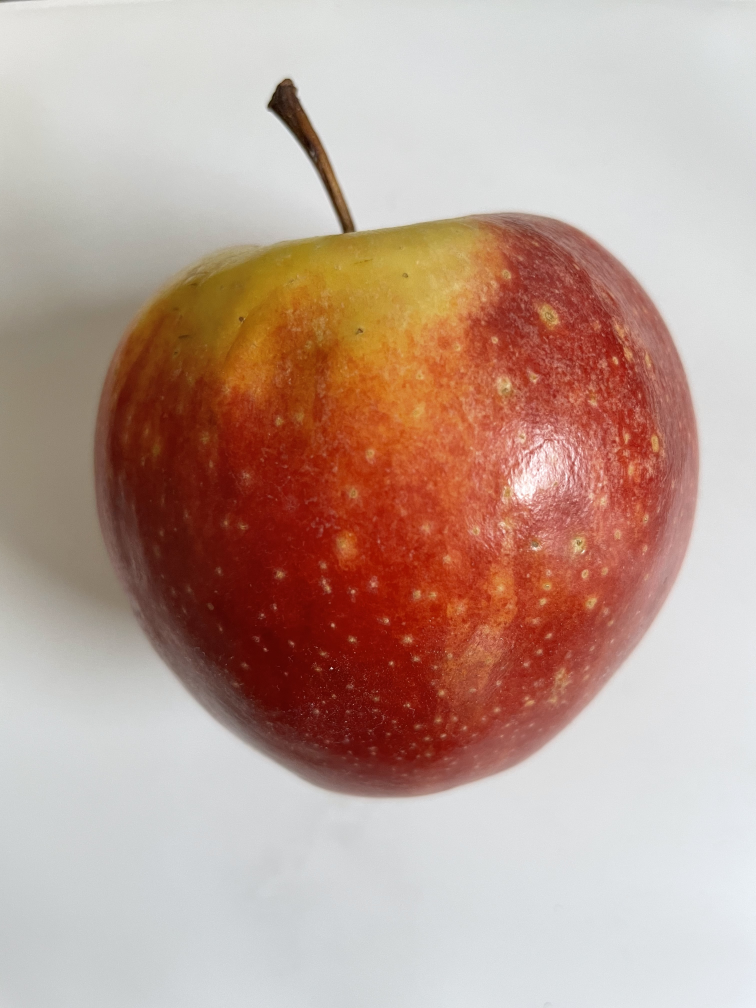
#> input picture app/uploads/IMG_0731.JPG, 3024 x 4032 px, given as the content of the folder train, which was not available (shown at 1/4 size)
$ python -i create_dt.py   (imports and definitions only)
#> lines starting #> are read from the running program, lines starting #| are printed output that depends on the picture; pictures that were not available may be replaced by others from this repository, and a replacement may not be noted
import cv2
import numpy as np
import os
import pickle
from sklearn import tree

def build_decision_tree(samples, labels):
    samples = np.array(samples)
    samples = samples.reshape(samples.shape[0], 75)
    print(samples.shape)
    clf = tree.DecisionTreeClassifier()
    clf = clf.fit(np.array(samples), labels)
    return clf

def get_dataset(train_path):
    samples = []
    labels = []
    for label in os.listdir(train_path):
        if not (label == '.DS_Store'):
            for img_file in os.listdir(train_path + '/' + label):
                if not (img_file == '.DS_Store'):
                    file_path = train_path + '/' + label + '/' + img_file
                    hsv_tiles = img_to_hsv_tiles(file_path, 100, 5, 0.2)
                    for hsv_tile in hsv_tiles:
                        samples.append(hsv_tile)
                        labels.append(label)
    return samples, labels

def img_to_hsv_tiles(file_path, img_resize=100, tilesize=10, threshold=0.25):
#> called with file_path = 'train/IMG_0731.JPG/IMG_0731.JPG', img_resize = 100, tilesize = 5, threshold = 0.2
    img = cv2.imread(file_path)
#> img is the input picture: shape (4032, 3024, 3); mean B, G, R 148.8, 160.2, 189
    img = cv2.resize(img, (img_resize, img_resize), interpolation = cv2.INTER_NEAREST)
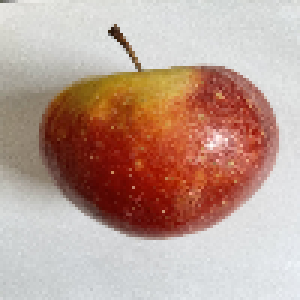
#> img: shape (100, 100, 3) (shown 3 times larger); mean B, G, R 148.4, 159.8, 188.7
    tiles = img_to_tiles(img, tilesize, threshold)
    hsv_tiles = []
    for tile in tiles:
        hsv = cv2.cvtColor(tile, cv2.COLOR_BGR2HSV)
        hsv_tiles.append(hsv)
    return hsv_tiles

def img_to_tiles(img, tilesize, threshold):
#> called with tilesize = 5, threshold = 0.2
    height, width = img.shape[:2]
#> height = 100; width = 100
    top, btm = 0, tilesize
    gray = cv2.cvtColor(img, cv2.COLOR_BGR2GRAY)
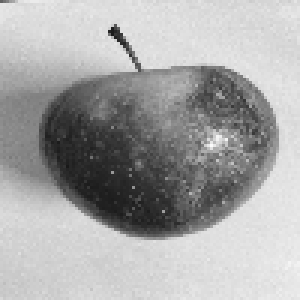
#> gray: shape (100, 100) (shown 3 times larger); min 25, max 251, mean 167.1

    best_tiles = []

    while btm < height:
        left, right = 0, tilesize
        while right < width:
            tile = gray[top:btm, left:right]
            white_pixels = np.sum(tile == 255)
            percent_white = white_pixels/(tilesize * tilesize)
            if percent_white < threshold:
                best_tiles.append(img[top:btm, left:right])
            left += tilesize
            right +=tilesize
        top += tilesize
        btm += tilesize
#> after the loop, best_tiles = 361 items; btm = 100; top = 95

    if len(best_tiles) == 0:
        return [img[40:60, 40:60]]
    return best_tiles

def save_model(model, model_path):
    pickle.dump(model, open(model_path, 'wb'))

train_path = 'train'
model_path = 'model/dt5.sav'

samples, labels = get_dataset(train_path)
#> in img_to_hsv_tiles, `tiles = img_to_tiles(img, tilesize, threshold)`: tiles = 361 items
#> after the loop in get_dataset, `for hsv_tile in hsv_tiles:`: labels = 361 items, first 6: 'IMG_0731.JPG', 'IMG_0731.JPG', 'IMG_0731.JPG', 'IMG_0731.JPG', 'IMG_0731.JPG', 'IMG_0731.JPG'; samples = 361 items
#> samples = 361 items
dt = build_decision_tree(samples, labels)
#> in build_decision_tree, `samples = samples.reshape(samples.shape[0], 75)`:
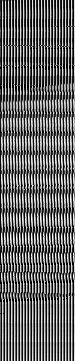
#> samples: shape (361, 75); min 0, max 255, mean 102.8
#| (361, 75)
# [3 lines not run here, left out]

>>> result = get_dataset('app/uploads/IMG_0731.JPG')

$ run again, on app/uploads/IMG_0732.JPG
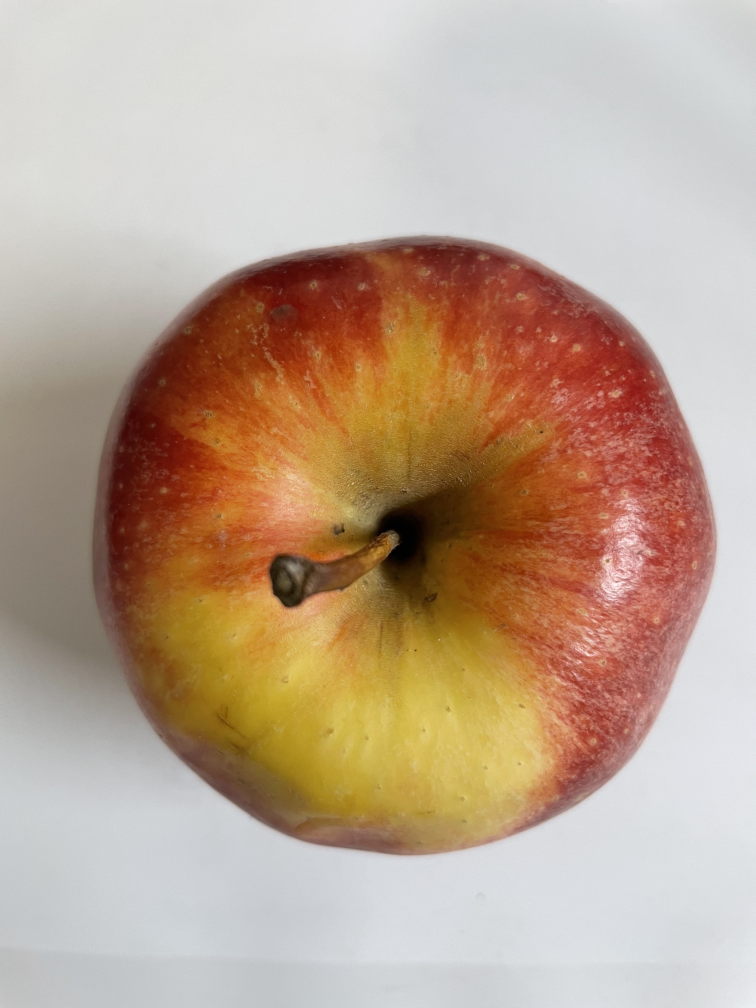
#> input picture app/uploads/IMG_0732.JPG, 3024 x 4032 px, given as the content of the folder train, which was not available (shown at 1/4 size)
#> in img_to_hsv_tiles, img is the input picture: shape (4032, 3024, 3); mean B, G, R 145.1, 164.6, 188.1
#> img: shape (100, 100, 3)
#> in img_to_tiles, `gray = cv2.cvtColor(img, cv2.COLOR_BGR2GRAY)`:
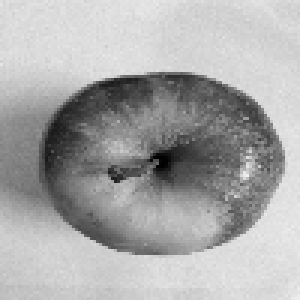
#> gray: shape (100, 100) (shown 3 times larger); min 1, max 239, mean 169.3
#> after the loop in img_to_tiles, `while btm < height:`: best_tiles = 361 items; btm = 100; top = 95
#> tiles = 361 items
#> after the loop in get_dataset, `for hsv_tile in hsv_tiles:`: labels = 361 items, first 6: 'IMG_0732.JPG', 'IMG_0732.JPG', 'IMG_0732.JPG', 'IMG_0732.JPG', 'IMG_0732.JPG', 'IMG_0732.JPG'; samples = 361 items
#> in build_decision_tree, `samples = samples.reshape(samples.shape[0], 75)`:
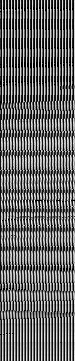
#> samples: shape (361, 75); min 0, max 255, mean 104.9
#| (361, 75)

$ run again, on app/uploads/IMG_0733.JPG
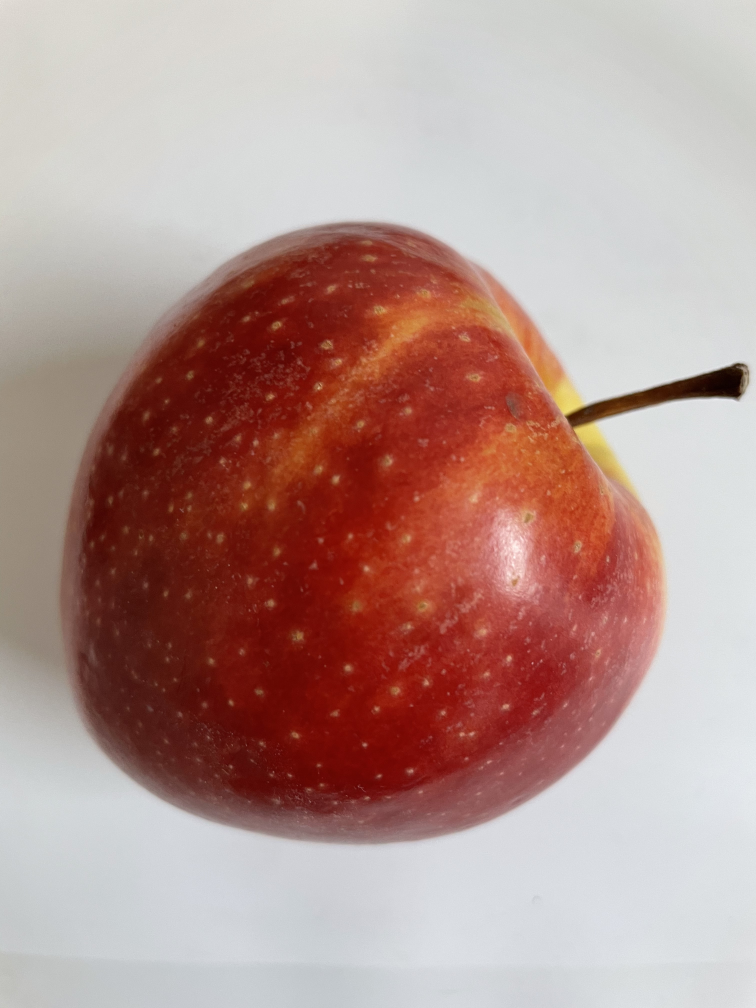
#> input picture app/uploads/IMG_0733.JPG, 3024 x 4032 px, given as the content of the folder train, which was not available (shown at 1/4 size)
#> in img_to_hsv_tiles, img is the input picture: shape (4032, 3024, 3); mean B, G, R 143.9, 149.4, 180.9
#> img: shape (100, 100, 3)
#> in img_to_tiles, `gray = cv2.cvtColor(img, cv2.COLOR_BGR2GRAY)`:
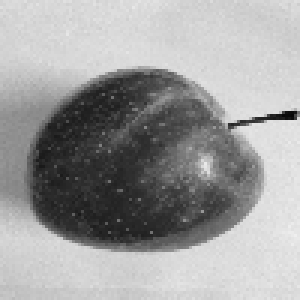
#> gray: shape (100, 100) (shown 3 times larger); min 7, max 239, mean 158
#> after the loop in img_to_tiles, `while btm < height:`: best_tiles = 361 items; btm = 100; top = 95
#> tiles = 361 items
#> after the loop in get_dataset, `for hsv_tile in hsv_tiles:`: labels = 361 items, first 6: 'IMG_0733.JPG', 'IMG_0733.JPG', 'IMG_0733.JPG', 'IMG_0733.JPG', 'IMG_0733.JPG', 'IMG_0733.JPG'; samples = 361 items
#> in build_decision_tree, `samples = samples.reshape(samples.shape[0], 75)`:
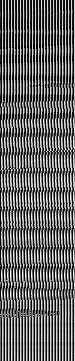
#> samples: shape (361, 75); min 0, max 255, mean 101.7
#| (361, 75)

$ run again, on app/uploads/IMG_0734.JPG
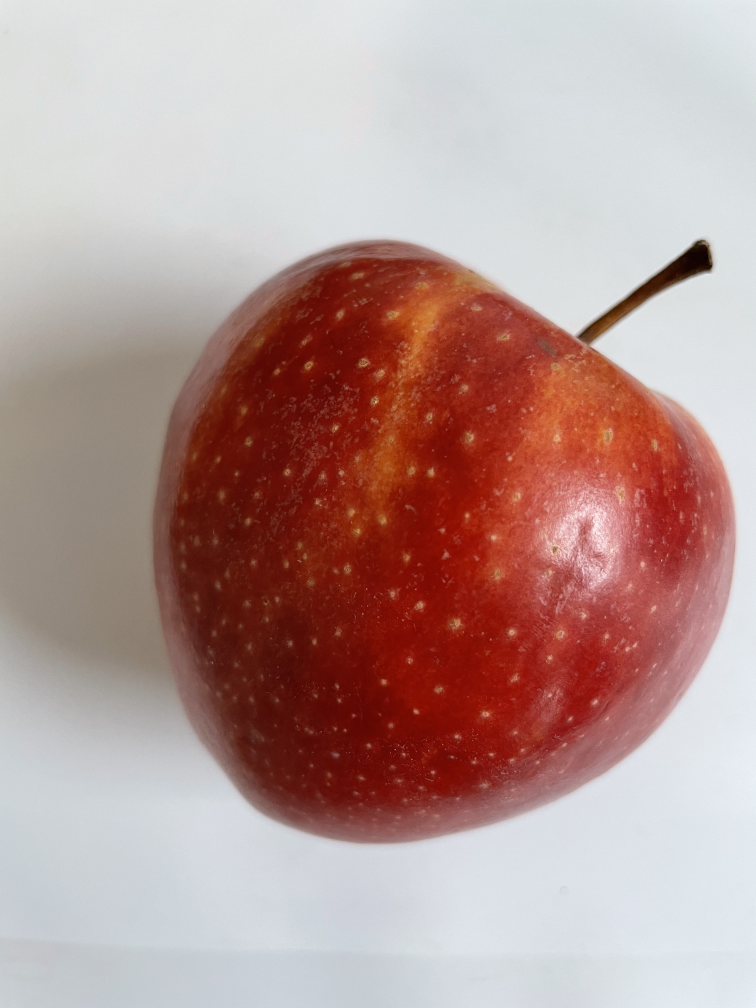
#> input picture app/uploads/IMG_0734.JPG, 3024 x 4032 px, given as the content of the folder train, which was not available (shown at 1/4 size)
#> in img_to_hsv_tiles, img is the input picture: shape (4032, 3024, 3); mean B, G, R 149.7, 153.2, 182.8
#> img: shape (100, 100, 3)
#> in img_to_tiles, `gray = cv2.cvtColor(img, cv2.COLOR_BGR2GRAY)`:
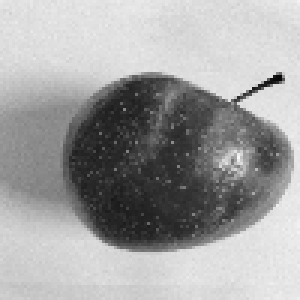
#> gray: shape (100, 100) (shown 3 times larger); min 8, max 248, mean 161.6
#> after the loop in img_to_tiles, `while btm < height:`: best_tiles = 361 items; btm = 100; top = 95
#> tiles = 361 items
#> after the loop in get_dataset, `for hsv_tile in hsv_tiles:`: labels = 361 items, first 6: 'IMG_0734.JPG', 'IMG_0734.JPG', 'IMG_0734.JPG', 'IMG_0734.JPG', 'IMG_0734.JPG', 'IMG_0734.JPG'; samples = 361 items
#> in build_decision_tree, `samples = samples.reshape(samples.shape[0], 75)`:
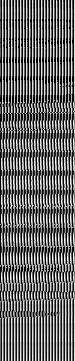
#> samples: shape (361, 75); min 0, max 255, mean 105
#| (361, 75)
